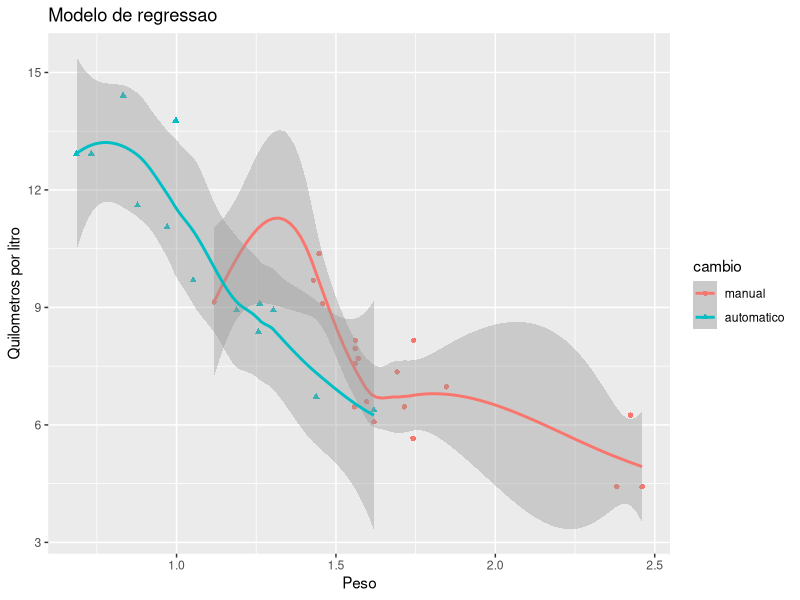

This chart was generated by the following R code:
library(ggplot2)

data(mtcars)
head(mtcars)

mtcars$kpl = mtcars$mpg * 0.425144
mtcars$peso = mtcars$wt * 0.453592

cambio = factor(mtcars$am, levels = c(0, 1), labels = c("manual", "automatico"))

trainIndex = sample(nrow(mtcars), as.integer(nrow(mtcars) * 0.7))

trainCars = mtcars[trainIndex,]
testCars <- mtcars[-trainIndex,]

modelLinear <- lm(peso ~ kpl, data = mtcars)

summary(modelLinear)

qplot(peso, kpl,
    data = modelLinear,
    color = cambio, 
    shape = cambio,
    geom = c("point", "smooth"),
    xlab = "Peso",
    ylab = "Quilometros por litro",
    main = "Modelo de regressao")